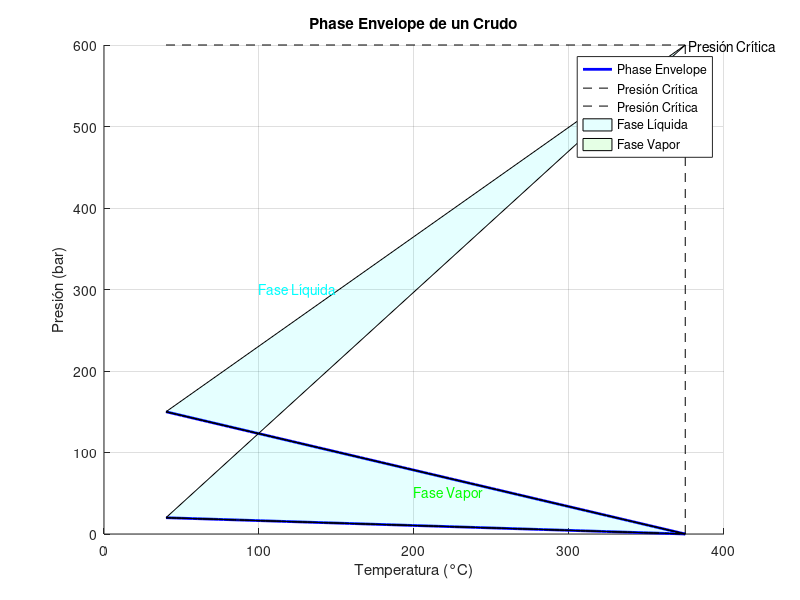

Write MATLAB code to recreate this figure.
% Valores estándar para un crudo típico (ajustar según las condiciones específicas)
Tc = 375; % Temperatura crítica en °C
Pc = 600; % Presión crítica en bar

% Punto de Burbuja y Punto de Rocío (valores de ejemplo)
Pb = 20; % Presión de burbuja (Punto de burbuja) en bar
Pr = 150; % Presión de rocío (Punto de rocío) en bar

% Temperaturas de saturación
Tmin = 40; % Temperatura mínima de la fase líquida en °C
Tmax = Tc; % Temperatura máxima (crítica)

% Rango de temperaturas para calcular el envelope
T = linspace(Tmin, Tmax, 100); % Temperaturas de 40°C a la Tc

% Cálculo de la presión de saturación en las condiciones de burbuja y rocío
% Relación empírica simplificada para ilustración
P_bubble = Pb * (Tc - T) / (Tc - Tmin); % Aproximación para el punto de burbuja
P_dew = Pr * (Tc - T) / (Tc - Tmin); % Aproximación para el punto de rocío

% Extender los valores de la presión para completar la curva cerrada
T_full = [T, flip(T)]; % Doble la temperatura para completar el ciclo (liquido + vapor)
P_full = [P_bubble, flip(P_dew)]; % De igual forma para las presiones

% Graficar el Phase Envelope cerrado
figure;
hold on;
plot(T_full, P_full, 'b-', 'LineWidth', 2, 'DisplayName', 'Phase Envelope');
xlabel('Temperatura (°C)');
ylabel('Presión (bar)');
title('Phase Envelope de un Crudo');
legend('show');
grid on;

% Agregar líneas de presión crítica
plot([Tc, Tc], [0, Pc], 'k--', 'DisplayName', 'Presión Crítica');
plot([Tmin, Tmax], [Pc, Pc], 'k--', 'DisplayName', 'Presión Crítica');
text(Tc + 2, Pc, 'Presión Crítica', 'Color', 'k');

% Mostrar la región de fase líquida y vapor
fill([T_full, Tc], [P_full, Pc], 'c', 'FaceAlpha', 0.1, 'DisplayName', 'Fase Líquida');
fill([T_full, Tc], [P_full, 0], 'g', 'FaceAlpha', 0.1, 'DisplayName', 'Fase Vapor');

% Agregar etiquetas a las fases
text(100, 300, 'Fase Líquida', 'Color', 'c');
text(200, 50, 'Fase Vapor', 'Color', 'g');

